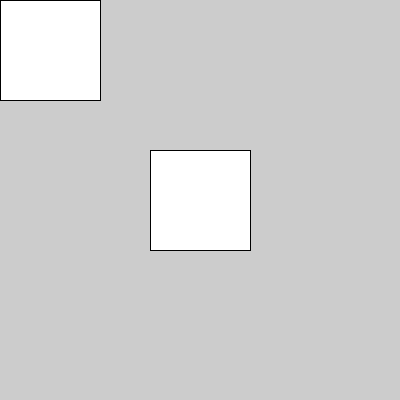
Frame 1 (no input)
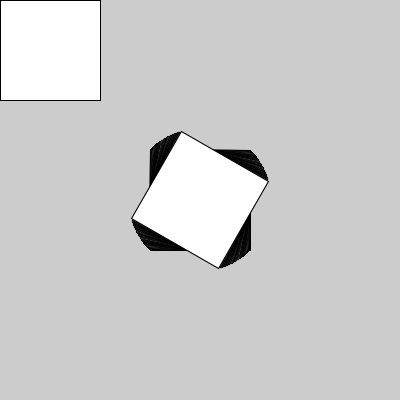
Frame 60 (the mouse pressed at the canvas centre just before this capture)
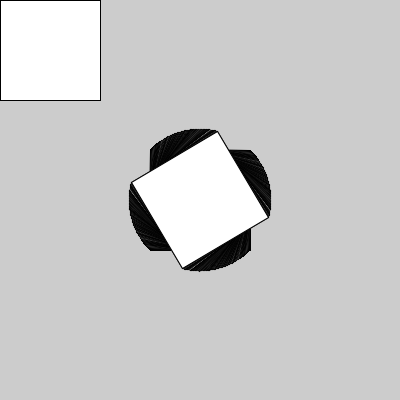
Frame 120 (the mouse held since frame 60 and released just before this capture)

The Processing sketch that drew these frames (run headless with seeded random() and noise(); from frame 60 on, the mouse is pressed at the canvas centre):

// Processing sketch: aula09_exer1_g2
// ── aula09_exer1_g2.pde
float roda=0;
void setup(){
size(400,400);
}
void draw(){
  rectMode(CENTER); //CENTER
  pushMatrix();
  translate(200,200);
rotate(radians(roda)); //PI, TWO_PI, QUARTER_PI
rect(0,0,100,100);
popMatrix();
rectMode(CORNER);
roda=roda+0.5;
rect(0,0,100,100);
}
